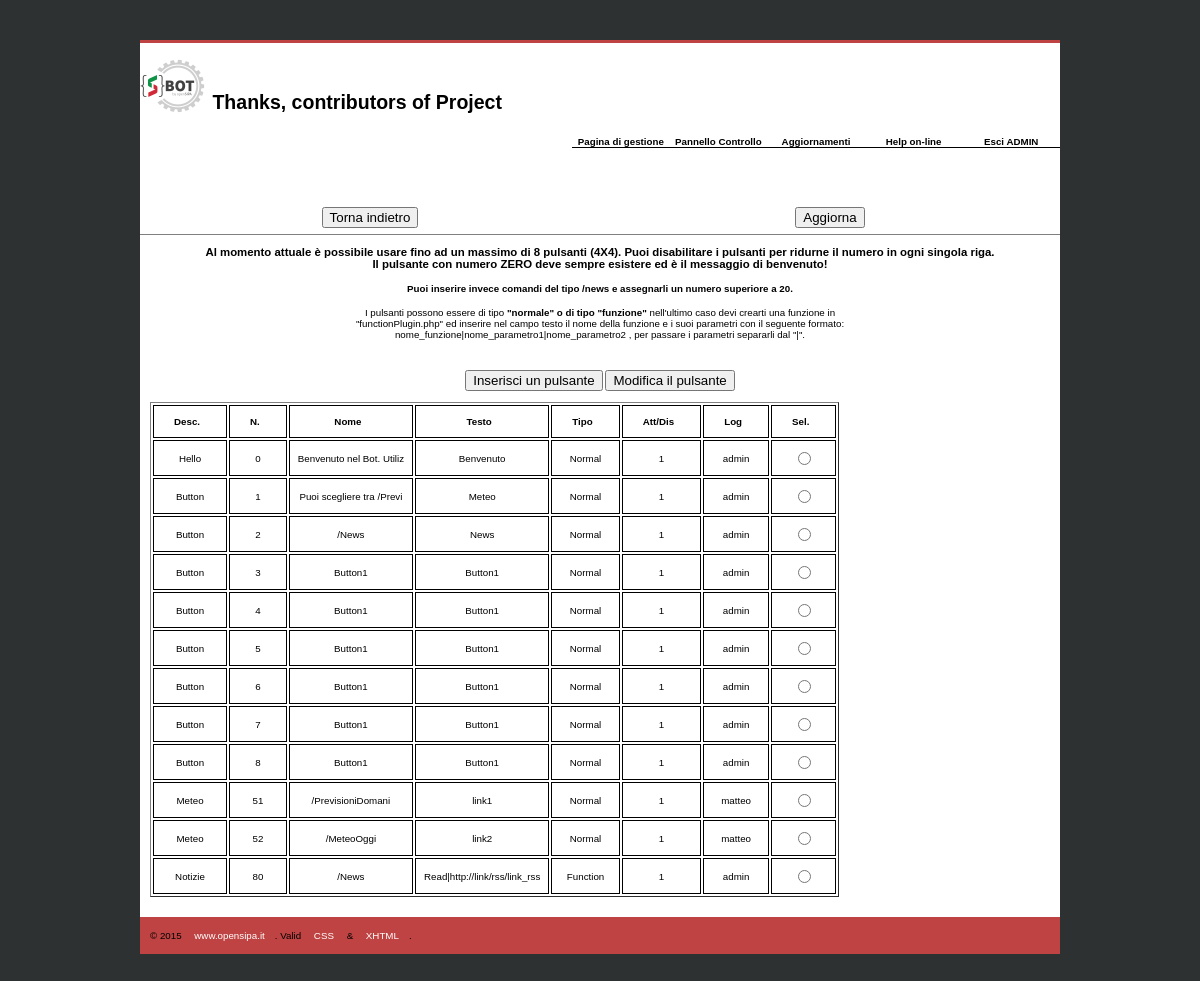
Screenshot of /panelButton.php (signed in) with the database file from the repository.
### tables this page shows
CREATE TABLE `software_config_button` (
  `ID` int(11) NOT NULL,
  `Type` varchar(8) NOT NULL DEFAULT 'Normal',
  `SoftDesc` varchar(50) DEFAULT NULL,
  `Number` int(2) DEFAULT NULL,
  `Titolo` varchar(25) DEFAULT NULL,
  `Param` varchar(400) DEFAULT NULL,
  `Active` tinyint(1) NOT NULL DEFAULT '1',
  `Log` varchar(50) DEFAULT NULL,
  `DateUpdt` datetime DEFAULT NULL
);

### functions/functionDb.php (called while the page is built, shortened)
<?php
function dbButtonExtraction($value)
{
    try {
        $conn=getDbConnection();
        $sql = "SELECT ID, SoftDesc, Param, Number, Type, Titolo, Active, Log, DateUpdt FROM `software_config_button` WHERE $value ORDER BY Number";
        $stmt = $conn->prepare($sql);
        $stmt->execute();
        $tableButton=array();
        while ($riga=$stmt->fetch(PDO::FETCH_ASSOC)) {
            $tableButton[]=$riga;
        }
    } catch (Exception $ex) {
        return $ex->getMessage();
    }
    return ($tableButton);
}
function getDbConnection() {
    try {
        $mysqlConn = new PDO('mysql:dbname='.$GLOBALS['mysql_db'].';port='.$GLOBALS['mysql_port'].';host='.$GLOBALS['mysql_host'],$GLOBALS['mysql_user'],$GLOBALS['mysql_pass']);
        $mysqlConn->setAttribute(PDO::ATTR_ERRMODE, PDO::ERRMODE_EXCEPTION);
        $mysqlConn->setAttribute(PDO::ATTR_EMULATE_PREPARES, false);
    } catch (PDOException $e) {
        die('Connessione fallita al DB. Non posso proseguire');
    }
    return $mysqlConn;
}

### panelButton.php (the view, shortened to what this page needs)
<?php
include ('theme/header.php');
include ('functions/functionDb.php');
?>
<div id="content" class="clearfix" align="center">
    <p>
    <h3>
        Al momento attuale &egrave; possibile usare fino ad <strong>un massimo di 8 pulsanti (4X4)</strong>.
        Puoi disabilitare i pulsanti per ridurne il numero in ogni singola riga.<br>
        Il pulsante con <strong>numero ZERO</strong> deve sempre esistere ed &egrave; il messaggio di benvenuto!
    </h3>
    <h4>
        Puoi inserire invece comandi del tipo /news e assegnarli un numero superiore a 20.
    </h4>
    I pulsanti possono essere di tipo <strong>"normale" o di tipo "funzione"</strong> nell'ultimo caso devi crearti una funzione in<br>
    "functionPlugin.php" ed inserire nel campo testo il nome della funzione e i suoi parametri con il seguente formato:<br>
    nome_funzione|nome_parametro1|nome_parametro2 , per passare i parametri separarli dal "|".
    </p>
</div>
<div id="content" class="clearfix">
        <form method="post" action="panelButton.php">
        <div align="center">
        <button type='submit' name='New' value='New' />Inserisci un pulsante</button>
        <button type='submit' name='Valori' value='Valori' />Modifica il pulsante</button>
        </div>
        <br>
        <table border="1" id="order">
            <thead>
                <tr>
                <th><span>Desc.</span></th>
                <th><span>N.</span></th>
                <th><span>Nome</span></th>
                <th><span>Testo</span></th>
                <th><span>Tipo</span></th>
                <th><span>Att/Dis</span></th>
                <th><span>Log</span></th>
                <th><span>Sel.</span></th>
                </tr>
            </thead>
            <tbody>
            <?php $extractParam = dbButtonExtraction("SoftDesc is not null");
            foreach ($extractParam as $extract) {
                echo'<tr class="align">
                    <td>'.$extract['SoftDesc'].'</td>
                    <td>'.$extract['Number'].'</td>
                    <td>'.$extract['Titolo'].'</td>
                    <td>'.$extract['Param'].'</td>
                    <td>'.$extract['Type'].'</td>
                    <td>'.$extract['Active'].'</td>
                    <td>'.$extract['Log'].'</td>
                    <td><input type="radio" name="ID" value="'.$extract['ID'].'" /></td>
                    </tr>';
            }
            ?>
            </tbody>
        </table>
        </form>
</div>
<?php include ('theme/footer.php');?>

### theme/css/stile.css (style rules this page uses)
html { font-size: 61%; font-family: helvetica, arial, verdana, sans-serif; min-height: 100%; }
body { background:#2e3131; padding:0; margin:0; }
div#footer:after, div.content-row:after, .clearfix:after { content: "."; display: block; height: 0; clear: both; visibility: hidden; }
.clearfix { display: inline-block; }
.clearfix { display: block; }
div#content { width:900px; height:auto; background:#fff; padding:0 10px 20px 10px; }
#order thead { cursor: pointer; }
#order thead tr th span { padding-right: 16px; background-repeat: no-repeat; background-position: 90% 90%; }
#order thead tr th { font-weight: bold; padding: 10px 10px; padding-left: 20px; }
#order tbody tr td { text-align: center; padding: 8px 8px; }
#tbcenter table, td, tr, th { margin-left:auto; margin-right:auto; border: 1px solid black; text-align: center; }

### rows the page displays
software_config_button: SoftDesc "Hello", Number "0", Titolo "Benvenuto nel Bot. Utiliz", Param "Benvenuto", Type "Normal", Active "1", Log "admin"
software_config_button: SoftDesc "Button", Number "1", Titolo "Puoi scegliere tra /Previ", Param "Meteo", Type "Normal", Active "1", Log "admin"
software_config_button: SoftDesc "Button", Number "2", Titolo "/News", Param "News", Type "Normal", Active "1", Log "admin"
software_config_button: SoftDesc "Button", Number "3", Titolo "Button1", Param "Button1", Type "Normal", Active "1", Log "admin"
software_config_button: SoftDesc "Button", Number "4", Titolo "Button1", Param "Button1", Type "Normal", Active "1", Log "admin"
software_config_button: SoftDesc "Button", Number "5", Titolo "Button1", Param "Button1", Type "Normal", Active "1", Log "admin"
software_config_button: SoftDesc "Button", Number "6", Titolo "Button1", Param "Button1", Type "Normal", Active "1", Log "admin"
software_config_button: SoftDesc "Button", Number "7", Titolo "Button1", Param "Button1", Type "Normal", Active "1", Log "admin"
software_config_button: SoftDesc "Button", Number "8", Titolo "Button1", Param "Button1", Type "Normal", Active "1", Log "admin"
software_config_button: SoftDesc "Meteo", Number "51", Titolo "/PrevisioniDomani", Param "link1", Type "Normal", Active "1", Log "matteo"
software_config_button: SoftDesc "Meteo", Number "52", Titolo "/MeteoOggi", Param "link2", Type "Normal", Active "1", Log "matteo"
software_config_button: SoftDesc "Notizie", Number "80", Titolo "/News", Param "Read|http://link/rss/link_rss", Type "Function", Active "1", Log "admin"

### other values shown
$_SESSION['username'] "ADMIN"
